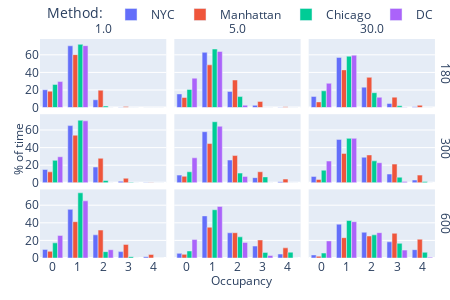

Notebook code for this chart:
### Code cell
def get_occupancy_histogram(width: int, height: int, oc_df: pd.DataFrame) -> go.Figure:
    fig = px.bar(
        oc_df,
        x="occupancy",
        y="percent",
        facet_row="max_delay",
        facet_col="duration_minutes",
        color="area",
        barmode='group',
        width=width,
        height=height,
    )

    # fig.update_yaxes(matches=None)
    # make the facet labels nicer
    fig.for_each_annotation(lambda a: a.update(text=a.text.split("=")[-1]))

    # shared axes titles
    fig.for_each_yaxis(lambda y: y.update(title = ''))
    fig.add_annotation(x=-0.08, y=0.5, text="% of time", textangle=-90, xref="paper", yref="paper", showarrow=False)
    fig.for_each_xaxis(lambda y: y.update(title = ''))
    fig.add_annotation(x=0.5, y=-0.15, text="Occupancy",  xref="paper", yref="paper", showarrow=False)

    # legend style
    fig.update_layout(legend=dict(
        orientation="h",
        title="Method:",
        y=1.18,
        xanchor="center",
        x=0.5,
    ))

    # ticks for all occupancy values
    fig.update_xaxes(dtick=1)


    fig.update_layout(
        margin=dict(l=0,r=7,b=0,t=0)
    )

    return fig

fig = get_occupancy_histogram(450, 300, occupancy_df_ih_red)
fig

### Figure 1 — Plotly figure (JSON) as saved in the notebook; plotly's stock layout.template omitted (floating-point values rounded to 4 significant figures)
{"data": [{"alignmentgroup": "True", "hovertemplate": "area=NYC<br>max_delay=180<br>duration_minutes=1.0<br>occupancy=%{x}<br>percent=%{y}<extra></extra>", "legendgroup": "NYC", "marker": {"color": "#636efa", "pattern": {"shape": ""}}, "name": "NYC", "offsetgroup": "NYC", "orientation": "v", "showlegend": true, "textposition": "auto", "x": [0, 1, 2, 3, 4], "xaxis": "x7", "y": [20.3, 70.23, 8.917, 0.5347, 0.01488], "yaxis": "y7", "type": "bar"}, {"alignmentgroup": "True", "hovertemplate": "area=NYC<br>max_delay=180<br>duration_minutes=5.0<br>occupancy=%{x}<br>percent=%{y}<extra></extra>", "legendgroup": "NYC", "marker": {"color": "#636efa", "pattern": {"shape": ""}}, "name": "NYC", "offsetgroup": "NYC", "orientation": "v", "showlegend": false, "textposition": "auto", "x": [0, 1, 2, 3, 4], "xaxis": "x8", "y": [15.56, 62.81, 18.38, 2.617, 0.3454], "yaxis": "y8", "type": "bar"}, {"alignmentgroup": "True", "hovertemplate": "area=NYC<br>max_delay=180<br>duration_minutes=30.0<br>occupancy=%{x}<br>percent=%{y}<extra></extra>", "legendgroup": "NYC", "marker": {"color": "#636efa", "pattern": {"shape": ""}}, "name": "NYC", "offsetgroup": "NYC", "orientation": "v", "showlegend": false, "textposition": "auto", "x": [0, 1, 2, 3, 4], "xaxis": "x9", "y": [12.7, 57.06, 23.28, 4.716, 0.895], "yaxis": "y9", "type": "bar"}, {"alignmentgroup": "True", "hovertemplate": "area=NYC<br>max_delay=300<br>duration_minutes=1.0<br>occupancy=%{x}<br>percent=%{y}<extra></extra>", "legendgroup": "NYC", "marker": {"color": "#636efa", "pattern": {"shape": ""}}, "name": "NYC", "offsetgroup": "NYC", "orientation": "v", "showlegend": false, "textposition": "auto", "x": [0, 1, 2, 3, 4], "xaxis": "x4", "y": [15.12, 65.0, 17.89, 1.722, 0.2655], "yaxis": "y4", "type": "bar"}, {"alignmentgroup": "True", "hovertemplate": "area=NYC<br>max_delay=300<br>duration_minutes=5.0<br>occupancy=%{x}<br>percent=%{y}<extra></extra>", "legendgroup": "NYC", "marker": {"color": "#636efa", "pattern": {"shape": ""}}, "name": "NYC", "offsetgroup": "NYC", "orientation": "v", "showlegend": false, "textposition": "auto", "x": [0, 1, 2, 3, 4], "xaxis": "x5", "y": [8.733, 58.08, 25.85, 5.882, 1.227], "yaxis": "y5", "type": "bar"}, {"alignmentgroup": "True", "hovertemplate": "area=NYC<br>max_delay=300<br>duration_minutes=30.0<br>occupancy=%{x}<br>percent=%{y}<extra></extra>", "legendgroup": "NYC", "marker": {"color": "#636efa", "pattern": {"shape": ""}}, "name": "NYC", "offsetgroup": "NYC", "orientation": "v", "showlegend": false, "textposition": "auto", "x": [0, 1, 2, 3, 4], "xaxis": "x6", "y": [7.25, 49.33, 29.07, 9.989, 3.174], "yaxis": "y6", "type": "bar"}, {"alignmentgroup": "True", "hovertemplate": "area=NYC<br>max_delay=600<br>duration_minutes=1.0<br>occupancy=%{x}<br>percent=%{y}<extra></extra>", "legendgroup": "NYC", "marker": {"color": "#636efa", "pattern": {"shape": ""}}, "name": "NYC", "offsetgroup": "NYC", "orientation": "v", "showlegend": false, "textposition": "auto", "x": [0, 1, 2, 3, 4], "xaxis": "x", "y": [9.767, 55.27, 26.31, 7.266, 1.374], "yaxis": "y", "type": "bar"}, {"alignmentgroup": "True", "hovertemplate": "area=NYC<br>max_delay=600<br>duration_minutes=5.0<br>occupancy=%{x}<br>percent=%{y}<extra></extra>", "legendgroup": "NYC", "marker": {"color": "#636efa", "pattern": {"shape": ""}}, "name": "NYC", "offsetgroup": "NYC", "orientation": "v", "showlegend": false, "textposition": "auto", "x": [0, 1, 2, 3, 4], "xaxis": "x2", "y": [5.275, 47.85, 28.65, 13.56, 4.518], "yaxis": "y2", "type": "bar"}, {"alignmentgroup": "True", "hovertemplate": "area=NYC<br>max_delay=600<br>duration_minutes=30.0<br>occupancy=%{x}<br>percent=%{y}<extra></extra>", "legendgroup": "NYC", "marker": {"color": "#636efa", "pattern": {"shape": ""}}, "name": "NYC", "offsetgroup": "NYC", "orientation": "v", "showlegend": false, "textposition": "auto", "x": [0, 1, 2, 3, 4], "xaxis": "x3", "y": [3.506, 38.43, 29.29, 18.38, 9.473], "yaxis": "y3", "type": "bar"}, {"alignmentgroup": "True", "hovertemplate": "area=Manhattan<br>max_delay=180<br>duration_minutes=1.0<br>occupancy=%{x}<br>percent=%{y}<extra></extra>", "legendgroup": "Manhattan", "marker": {"color": "#EF553B", "pattern": {"shape": ""}}, "name": "Manhattan", "offsetgroup": "Manhattan", "orientation": "v", "showlegend": true, "textposition": "auto", "x": [0, 1, 2, 3, 4], "xaxis": "x7", "y": [18.66, 60.19, 19.75, 1.387, 0.0], "yaxis": "y7", "type": "bar"}, {"alignmentgroup": "True", "hovertemplate": "area=Manhattan<br>max_delay=180<br>duration_minutes=5.0<br>occupancy=%{x}<br>percent=%{y}<extra></extra>", "legendgroup": "Manhattan", "marker": {"color": "#EF553B", "pattern": {"shape": ""}}, "name": "Manhattan", "offsetgroup": "Manhattan", "orientation": "v", "showlegend": false, "textposition": "auto", "x": [0, 1, 2, 3, 4], "xaxis": "x8", "y": [11.47, 48.63, 31.38, 7.037, 1.111], "yaxis": "y8", "type": "bar"}, {"alignmentgroup": "True", "hovertemplate": "area=Manhattan<br>max_delay=180<br>duration_minutes=30.0<br>occupancy=%{x}<br>percent=%{y}<extra></extra>", "legendgroup": "Manhattan", "marker": {"color": "#EF553B", "pattern": {"shape": ""}}, "name": "Manhattan", "offsetgroup": "Manhattan", "orientation": "v", "showlegend": false, "textposition": "auto", "x": [0, 1, 2, 3, 4], "xaxis": "x9", "y": [6.514, 42.88, 34.4, 11.91, 2.741], "yaxis": "y9", "type": "bar"}, {"alignmentgroup": "True", "hovertemplate": "area=Manhattan<br>max_delay=300<br>duration_minutes=1.0<br>occupancy=%{x}<br>percent=%{y}<extra></extra>", "legendgroup": "Manhattan", "marker": {"color": "#EF553B", "pattern": {"shape": ""}}, "name": "Manhattan", "offsetgroup": "Manhattan", "orientation": "v", "showlegend": false, "textposition": "auto", "x": [0, 1, 2, 3, 4], "xaxis": "x4", "y": [12.46, 54.1, 27.86, 5.189, 0.3618], "yaxis": "y4", "type": "bar"}, {"alignmentgroup": "True", "hovertemplate": "area=Manhattan<br>max_delay=300<br>duration_minutes=5.0<br>occupancy=%{x}<br>percent=%{y}<extra></extra>", "legendgroup": "Manhattan", "marker": {"color": "#EF553B", "pattern": {"shape": ""}}, "name": "Manhattan", "offsetgroup": "Manhattan", "orientation": "v", "showlegend": false, "textposition": "auto", "x": [0, 1, 2, 3, 4], "xaxis": "x5", "y": [7.412, 44.6, 30.98, 12.55, 4.236], "yaxis": "y5", "type": "bar"}, {"alignmentgroup": "True", "hovertemplate": "area=Manhattan<br>max_delay=300<br>duration_minutes=30.0<br>occupancy=%{x}<br>percent=%{y}<extra></extra>", "legendgroup": "Manhattan", "marker": {"color": "#EF553B", "pattern": {"shape": ""}}, "name": "Manhattan", "offsetgroup": "Manhattan", "orientation": "v", "showlegend": false, "textposition": "auto", "x": [0, 1, 2, 3, 4], "xaxis": "x6", "y": [3.854, 33.42, 31.68, 21.24, 8.734], "yaxis": "y6", "type": "bar"}, {"alignmentgroup": "True", "hovertemplate": "area=Manhattan<br>max_delay=600<br>duration_minutes=1.0<br>occupancy=%{x}<br>percent=%{y}<extra></extra>", "legendgroup": "Manhattan", "marker": {"color": "#EF553B", "pattern": {"shape": ""}}, "name": "Manhattan", "offsetgroup": "Manhattan", "orientation": "v", "showlegend": false, "textposition": "auto", "x": [0, 1, 2, 3, 4], "xaxis": "x", "y": [7.553, 41.26, 31.73, 15.46, 3.995], "yaxis": "y", "type": "bar"}, {"alignmentgroup": "True", "hovertemplate": "area=Manhattan<br>max_delay=600<br>duration_minutes=5.0<br>occupancy=%{x}<br>percent=%{y}<extra></extra>", "legendgroup": "Manhattan", "marker": {"color": "#EF553B", "pattern": {"shape": ""}}, "name": "Manhattan", "offsetgroup": "Manhattan", "orientation": "v", "showlegend": false, "textposition": "auto", "x": [0, 1, 2, 3, 4], "xaxis": "x2", "y": [4.128, 34.99, 28.73, 20.47, 11.54], "yaxis": "y2", "type": "bar"}, {"alignmentgroup": "True", "hovertemplate": "area=Manhattan<br>max_delay=600<br>duration_minutes=30.0<br>occupancy=%{x}<br>percent=%{y}<extra></extra>", "legendgroup": "Manhattan", "marker": {"color": "#EF553B", "pattern": {"shape": ""}}, "name": "Manhattan", "offsetgroup": "Manhattan", "orientation": "v", "showlegend": false, "textposition": "auto", "x": [0, 1, 2, 3, 4], "xaxis": "x3", "y": [2.002, 23.09, 24.99, 28.06, 21.35], "yaxis": "y3", "type": "bar"}, {"alignmentgroup": "True", "hovertemplate": "area=Chicago<br>max_delay=180<br>duration_minutes=1.0<br>occupancy=%{x}<br>percent=%{y}<extra></extra>", "legendgroup": "Chicago", "marker": {"color": "#00cc96", "pattern": {"shape": ""}}, "name": "Chicago", "offsetgroup": "Chicago", "orientation": "v", "showlegend": true, "textposition": "auto", "x": [0, 1, 2, 3, 4], "xaxis": "x7", "y": [26.35, 71.9, 1.752, 0.0, 0.0], "yaxis": "y7", "type": "bar"}, {"alignmentgroup": "True", "hovertemplate": "area=Chicago<br>max_delay=180<br>duration_minutes=5.0<br>occupancy=%{x}<br>percent=%{y}<extra></extra>", "legendgroup": "Chicago", "marker": {"color": "#00cc96", "pattern": {"shape": ""}}, "name": "Chicago", "offsetgroup": "Chicago", "orientation": "v", "showlegend": false, "textposition": "auto", "x": [0, 1, 2, 3, 4], "xaxis": "x8", "y": [20.62, 66.56, 12.56, 0.1599, 0.0], "yaxis": "y8", "type": "bar"}, {"alignmentgroup": "True", "hovertemplate": "area=Chicago<br>max_delay=180<br>duration_minutes=30.0<br>occupancy=%{x}<br>percent=%{y}<extra></extra>", "legendgroup": "Chicago", "marker": {"color": "#00cc96", "pattern": {"shape": ""}}, "name": "Chicago", "offsetgroup": "Chicago", "orientation": "v", "showlegend": false, "textposition": "auto", "x": [0, 1, 2, 3, 4], "xaxis": "x9", "y": [19.09, 58.41, 16.97, 2.052, 0.2717], "yaxis": "y9", "type": "bar"}, {"alignmentgroup": "True", "hovertemplate": "area=Chicago<br>max_delay=300<br>duration_minutes=1.0<br>occupancy=%{x}<br>percent=%{y}<extra></extra>", "legendgroup": "Chicago", "marker": {"color": "#00cc96", "pattern": {"shape": ""}}, "name": "Chicago", "offsetgroup": "Chicago", "orientation": "v", "showlegend": false, "textposition": "auto", "x": [0, 1, 2, 3, 4], "xaxis": "x4", "y": [25.5, 71.16, 2.628, 0.7126, 0.0], "yaxis": "y4", "type": "bar"}, {"alignmentgroup": "True", "hovertemplate": "area=Chicago<br>max_delay=300<br>duration_minutes=5.0<br>occupancy=%{x}<br>percent=%{y}<extra></extra>", "legendgroup": "Chicago", "marker": {"color": "#00cc96", "pattern": {"shape": ""}}, "name": "Chicago", "offsetgroup": "Chicago", "orientation": "v", "showlegend": false, "textposition": "auto", "x": [0, 1, 2, 3, 4], "xaxis": "x5", "y": [12.54, 69.39, 11.02, 6.719, 0.1593], "yaxis": "y5", "type": "bar"}, {"alignmentgroup": "True", "hovertemplate": "area=Chicago<br>max_delay=300<br>duration_minutes=30.0<br>occupancy=%{x}<br>percent=%{y}<extra></extra>", "legendgroup": "Chicago", "marker": {"color": "#00cc96", "pattern": {"shape": ""}}, "name": "Chicago", "offsetgroup": "Chicago", "orientation": "v", "showlegend": false, "textposition": "auto", "x": [0, 1, 2, 3, 4], "xaxis": "x6", "y": [14.33, 50.5, 24.92, 6.369, 1.466], "yaxis": "y6", "type": "bar"}, {"alignmentgroup": "True", "hovertemplate": "area=Chicago<br>max_delay=600<br>duration_minutes=1.0<br>occupancy=%{x}<br>percent=%{y}<extra></extra>", "legendgroup": "Chicago", "marker": {"color": "#00cc96", "pattern": {"shape": ""}}, "name": "Chicago", "offsetgroup": "Chicago", "orientation": "v", "showlegend": false, "textposition": "auto", "x": [0, 1, 2, 3, 4], "xaxis": "x", "y": [17.2, 74.06, 7.227, 1.51, 0.0], "yaxis": "y", "type": "bar"}, {"alignmentgroup": "True", "hovertemplate": "area=Chicago<br>max_delay=600<br>duration_minutes=5.0<br>occupancy=%{x}<br>percent=%{y}<extra></extra>", "legendgroup": "Chicago", "marker": {"color": "#00cc96", "pattern": {"shape": ""}}, "name": "Chicago", "offsetgroup": "Chicago", "orientation": "v", "showlegend": false, "textposition": "auto", "x": [0, 1, 2, 3, 4], "xaxis": "x2", "y": [8.001, 54.82, 24.03, 6.383, 6.576], "yaxis": "y2", "type": "bar"}, {"alignmentgroup": "True", "hovertemplate": "area=Chicago<br>max_delay=600<br>duration_minutes=30.0<br>occupancy=%{x}<br>percent=%{y}<extra></extra>", "legendgroup": "Chicago", "marker": {"color": "#00cc96", "pattern": {"shape": ""}}, "name": "Chicago", "offsetgroup": "Chicago", "orientation": "v", "showlegend": false, "textposition": "auto", "x": [0, 1, 2, 3, 4], "xaxis": "x3", "y": [5.607, 42.62, 26.31, 16.62, 6.486], "yaxis": "y3", "type": "bar"}, {"alignmentgroup": "True", "hovertemplate": "area=DC<br>max_delay=180<br>duration_minutes=1.0<br>occupancy=%{x}<br>percent=%{y}<extra></extra>", "legendgroup": "DC", "marker": {"color": "#ab63fa", "pattern": {"shape": ""}}, "name": "DC", "offsetgroup": "DC", "orientation": "v", "showlegend": true, "textposition": "auto", "x": [0, 1, 2, 3, 4], "xaxis": "x7", "y": [29.61, 70.39, 0.0, 0.0, 0.0], "yaxis": "y7", "type": "bar"}, {"alignmentgroup": "True", "hovertemplate": "area=DC<br>max_delay=180<br>duration_minutes=5.0<br>occupancy=%{x}<br>percent=%{y}<extra></extra>", "legendgroup": "DC", "marker": {"color": "#ab63fa", "pattern": {"shape": ""}}, "name": "DC", "offsetgroup": "DC", "orientation": "v", "showlegend": false, "textposition": "auto", "x": [0, 1, 2, 3, 4], "xaxis": "x8", "y": [33.46, 63.79, 2.754, 0.0, 0.0], "yaxis": "y8", "type": "bar"}, {"alignmentgroup": "True", "hovertemplate": "area=DC<br>max_delay=180<br>duration_minutes=30.0<br>occupancy=%{x}<br>percent=%{y}<extra></extra>", "legendgroup": "DC", "marker": {"color": "#ab63fa", "pattern": {"shape": ""}}, "name": "DC", "offsetgroup": "DC", "orientation": "v", "showlegend": false, "textposition": "auto", "x": [0, 1, 2, 3, 4], "xaxis": "x9", "y": [27.66, 59.54, 11.74, 0.3566, 0.0], "yaxis": "y9", "type": "bar"}, {"alignmentgroup": "True", "hovertemplate": "area=DC<br>max_delay=300<br>duration_minutes=1.0<br>occupancy=%{x}<br>percent=%{y}<extra></extra>", "legendgroup": "DC", "marker": {"color": "#ab63fa", "pattern": {"shape": ""}}, "name": "DC", "offsetgroup": "DC", "orientation": "v", "showlegend": false, "textposition": "auto", "x": [0, 1, 2, 3, 4], "xaxis": "x4", "y": [29.61, 70.39, 0.0, 0.0, 0.0], "yaxis": "y4", "type": "bar"}, {"alignmentgroup": "True", "hovertemplate": "area=DC<br>max_delay=300<br>duration_minutes=5.0<br>occupancy=%{x}<br>percent=%{y}<extra></extra>", "legendgroup": "DC", "marker": {"color": "#ab63fa", "pattern": {"shape": ""}}, "name": "DC", "offsetgroup": "DC", "orientation": "v", "showlegend": false, "textposition": "auto", "x": [0, 1, 2, 3, 4], "xaxis": "x5", "y": [28.41, 64.24, 7.259, 0.0, 0.0], "yaxis": "y5", "type": "bar"}, {"alignmentgroup": "True", "hovertemplate": "area=DC<br>max_delay=300<br>duration_minutes=30.0<br>occupancy=%{x}<br>percent=%{y}<extra></extra>", "legendgroup": "DC", "marker": {"color": "#ab63fa", "pattern": {"shape": ""}}, "name": "DC", "offsetgroup": "DC", "orientation": "v", "showlegend": false, "textposition": "auto", "x": [0, 1, 2, 3, 4], "xaxis": "x6", "y": [24.74, 50.49, 22.86, 1.351, 0.0], "yaxis": "y6", "type": "bar"}, {"alignmentgroup": "True", "hovertemplate": "area=DC<br>max_delay=600<br>duration_minutes=1.0<br>occupancy=%{x}<br>percent=%{y}<extra></extra>", "legendgroup": "DC", "marker": {"color": "#ab63fa", "pattern": {"shape": ""}}, "name": "DC", "offsetgroup": "DC", "orientation": "v", "showlegend": false, "textposition": "auto", "x": [0, 1, 2, 3, 4], "xaxis": "x", "y": [25.64, 64.91, 9.442, 0.0, 0.0], "yaxis": "y", "type": "bar"}, {"alignmentgroup": "True", "hovertemplate": "area=DC<br>max_delay=600<br>duration_minutes=5.0<br>occupancy=%{x}<br>percent=%{y}<extra></extra>", "legendgroup": "DC", "marker": {"color": "#ab63fa", "pattern": {"shape": ""}}, "name": "DC", "offsetgroup": "DC", "orientation": "v", "showlegend": false, "textposition": "auto", "x": [0, 1, 2, 3, 4], "xaxis": "x2", "y": [20.93, 58.55, 17.67, 2.844, 0.0], "yaxis": "y2", "type": "bar"}, {"alignmentgroup": "True", "hovertemplate": "area=DC<br>max_delay=600<br>duration_minutes=30.0<br>occupancy=%{x}<br>percent=%{y}<extra></extra>", "legendgroup": "DC", "marker": {"color": "#ab63fa", "pattern": {"shape": ""}}, "name": "DC", "offsetgroup": "DC", "orientation": "v", "showlegend": false, "textposition": "auto", "x": [0, 1, 2, 3, 4], "xaxis": "x3", "y": [19.4, 41.26, 28.79, 8.966, 0.956], "yaxis": "y3", "type": "bar"}], "layout": {"xaxis": {"anchor": "y", "domain": [0.0, 0.3133], "title": {"text": ""}, "dtick": 1}, "yaxis": {"anchor": "x", "domain": [0.0, 0.3133], "title": {"text": ""}}, "xaxis2": {"anchor": "y2", "domain": [0.3333, 0.6467], "matches": "x", "title": {"text": ""}, "dtick": 1}, "yaxis2": {"anchor": "x2", "domain": [0.0, 0.3133], "matches": "y", "showticklabels": false, "title": {"text": ""}}, "xaxis3": {"anchor": "y3", "domain": [0.6667, 0.98], "matches": "x", "title": {"text": ""}, "dtick": 1}, "yaxis3": {"anchor": "x3", "domain": [0.0, 0.3133], "matches": "y", "showticklabels": false, "title": {"text": ""}}, "xaxis4": {"anchor": "y4", "domain": [0.0, 0.3133], "matches": "x", "showticklabels": false, "title": {"text": ""}, "dtick": 1}, "yaxis4": {"anchor": "x4", "domain": [0.3433, 0.6567], "matches": "y", "title": {"text": ""}}, "xaxis5": {"anchor": "y5", "domain": [0.3333, 0.6467], "matches": "x", "showticklabels": false, "title": {"text": ""}, "dtick": 1}, "yaxis5": {"anchor": "x5", "domain": [0.3433, 0.6567], "matches": "y", "showticklabels": false, "title": {"text": ""}}, "xaxis6": {"anchor": "y6", "domain": [0.6667, 0.98], "matches": "x", "showticklabels": false, "title": {"text": ""}, "dtick": 1}, "yaxis6": {"anchor": "x6", "domain": [0.3433, 0.6567], "matches": "y", "showticklabels": false, "title": {"text": ""}}, "xaxis7": {"anchor": "y7", "domain": [0.0, 0.3133], "matches": "x", "showticklabels": false, "title": {"text": ""}, "dtick": 1}, "yaxis7": {"anchor": "x7", "domain": [0.6867, 1.0], "matches": "y", "title": {"text": ""}}, "xaxis8": {"anchor": "y8", "domain": [0.3333, 0.6467], "matches": "x", "showticklabels": false, "title": {"text": ""}, "dtick": 1}, "yaxis8": {"anchor": "x8", "domain": [0.6867, 1.0], "matches": "y", "showticklabels": false, "title": {"text": ""}}, "xaxis9": {"anchor": "y9", "domain": [0.6667, 0.98], "matches": "x", "showticklabels": false, "title": {"text": ""}, "dtick": 1}, "yaxis9": {"anchor": "x9", "domain": [0.6867, 1.0], "matches": "y", "showticklabels": false, "title": {"text": ""}}, "annotations": [{"showarrow": false, "text": "1.0", "x": 0.1567, "xanchor": "center", "xref": "paper", "y": 1.0, "yanchor": "bottom", "yref": "paper"}, {"showarrow": false, "text": "5.0", "x": 0.49, "xanchor": "center", "xref": "paper", "y": 1.0, "yanchor": "bottom", "yref": "paper"}, {"showarrow": false, "text": "30.0", "x": 0.8233, "xanchor": "center", "xref": "paper", "y": 1.0, "yanchor": "bottom", "yref": "paper"}, {"showarrow": false, "text": "600", "textangle": 90, "x": 0.98, "xanchor": "left", "xref": "paper", "y": 0.1567, "yanchor": "middle", "yref": "paper"}, {"showarrow": false, "text": "300", "textangle": 90, "x": 0.98, "xanchor": "left", "xref": "paper", "y": 0.5, "yanchor": "middle", "yref": "paper"}, {"showarrow": false, "text": "180", "textangle": 90, "x": 0.98, "xanchor": "left", "xref": "paper", "y": 0.8433, "yanchor": "middle", "yref": "paper"}, {"showarrow": false, "text": "% of time", "textangle": -90, "x": -0.08, "xref": "paper", "y": 0.5, "yref": "paper"}, {"showarrow": false, "text": "Occupancy", "x": 0.5, "xref": "paper", "y": -0.15, "yref": "paper"}], "legend": {"title": {"text": "Method:"}, "tracegroupgap": 0, "orientation": "h", "y": 1.18, "xanchor": "center", "x": 0.5}, "margin": {"t": 0, "l": 0, "r": 7, "b": 0}, "barmode": "group", "height": 300, "width": 450}}
